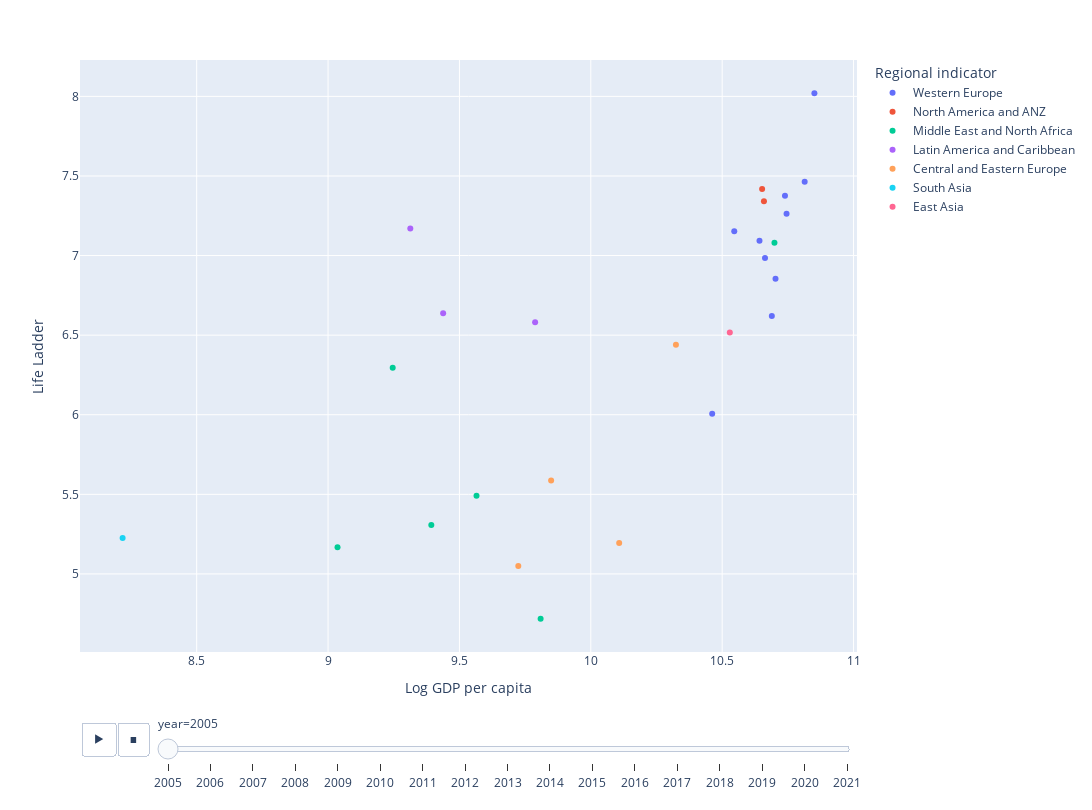

Notebook code cell kept with this figure:
### Code cell
fig = px.scatter(df_merged.sort_values("year"),
                x="Log GDP per capita",
                y="Life Ladder",
                animation_frame="year",
                animation_group="Country name",
                color="Regional indicator",
                hover_name="Country name",
                size_max=60,
                width=1440,height=810)

fig.update_layout(title={
    "text": "Life Ladder and Log GDP per capita Comparison by Countries via Regions for each Year",
    "x":0.5,
    "xanchor": "center",
    "font": {"size": 20, "color": "white", "family": "Arial"}
})

### Figure 1 — Plotly figure (JSON) as saved in the notebook; plotly's stock layout.template omitted (floating-point values rounded to 4 significant figures)
{"data": [{"hovertemplate": "<b>%{hovertext}</b><br><br>Regional indicator=Western Europe<br>year=2005<br>Log GDP per capita=%{x}<br>Life Ladder=%{y}<extra></extra>", "hovertext": ["Spain", "France", "Belgium", "Sweden", "Italy", "Germany", "Denmark", "Greece", "United Kingdom", "Netherlands"], "ids": ["Spain", "France", "Belgium", "Sweden", "Italy", "Germany", "Denmark", "Greece", "United Kingdom", "Netherlands"], "legendgroup": "Western Europe", "marker": {"color": "#636efa", "symbol": "circle"}, "mode": "markers", "name": "Western Europe", "orientation": "v", "showlegend": true, "type": "scatter", "x": [10.55, 10.64, 10.74, 10.74, 10.7, 10.69, 10.85, 10.46, 10.66, 10.81], "xaxis": "x", "y": [7.153, 7.093, 7.262, 7.376, 6.854, 6.62, 8.019, 6.006, 6.984, 7.464], "yaxis": "y"}, {"hovertemplate": "<b>%{hovertext}</b><br><br>Regional indicator=North America and ANZ<br>year=2005<br>Log GDP per capita=%{x}<br>Life Ladder=%{y}<extra></extra>", "hovertext": ["Canada", "Australia"], "ids": ["Canada", "Australia"], "legendgroup": "North America and ANZ", "marker": {"color": "#EF553B", "symbol": "circle"}, "mode": "markers", "name": "North America and ANZ", "orientation": "v", "showlegend": true, "type": "scatter", "x": [10.65, 10.66], "xaxis": "x", "y": [7.418, 7.341], "yaxis": "y"}, {"hovertemplate": "<b>%{hovertext}</b><br><br>Regional indicator=Middle East and North Africa<br>year=2005<br>Log GDP per capita=%{x}<br>Life Ladder=%{y}<extra></extra>", "hovertext": ["Lebanon", "Iran", "Türkiye", "Egypt", "Saudi Arabia", "Jordan"], "ids": ["Lebanon", "Iran", "Türkiye", "Egypt", "Saudi Arabia", "Jordan"], "legendgroup": "Middle East and North Africa", "marker": {"color": "#00cc96", "symbol": "circle"}, "mode": "markers", "name": "Middle East and North Africa", "orientation": "v", "showlegend": true, "type": "scatter", "x": [9.565, 9.393, 9.809, 9.036, 10.7, 9.246], "xaxis": "x", "y": [5.491, 5.308, 4.719, 5.168, 7.08, 6.295], "yaxis": "y"}, {"hovertemplate": "<b>%{hovertext}</b><br><br>Regional indicator=Latin America and Caribbean<br>year=2005<br>Log GDP per capita=%{x}<br>Life Ladder=%{y}<extra></extra>", "hovertext": ["Venezuela", "Mexico", "Brazil"], "ids": ["Venezuela", "Mexico", "Brazil"], "legendgroup": "Latin America and Caribbean", "marker": {"color": "#ab63fa", "symbol": "circle"}, "mode": "markers", "name": "Latin America and Caribbean", "orientation": "v", "showlegend": true, "type": "scatter", "x": [9.313, 9.788, 9.438], "xaxis": "x", "y": [7.17, 6.581, 6.637], "yaxis": "y"}, {"hovertemplate": "<b>%{hovertext}</b><br><br>Regional indicator=Central and Eastern Europe<br>year=2005<br>Log GDP per capita=%{x}<br>Life Ladder=%{y}<extra></extra>", "hovertext": ["Romania", "Czech Republic", "Hungary", "Poland"], "ids": ["Romania", "Czech Republic", "Hungary", "Poland"], "legendgroup": "Central and Eastern Europe", "marker": {"color": "#FFA15A", "symbol": "circle"}, "mode": "markers", "name": "Central and Eastern Europe", "orientation": "v", "showlegend": true, "type": "scatter", "x": [9.724, 10.32, 10.11, 9.849], "xaxis": "x", "y": [5.049, 6.439, 5.194, 5.587], "yaxis": "y"}, {"hovertemplate": "<b>%{hovertext}</b><br><br>Regional indicator=South Asia<br>year=2005<br>Log GDP per capita=%{x}<br>Life Ladder=%{y}<extra></extra>", "hovertext": ["Pakistan"], "ids": ["Pakistan"], "legendgroup": "South Asia", "marker": {"color": "#19d3f3", "symbol": "circle"}, "mode": "markers", "name": "South Asia", "orientation": "v", "showlegend": true, "type": "scatter", "x": [8.218], "xaxis": "x", "y": [5.225], "yaxis": "y"}, {"hovertemplate": "<b>%{hovertext}</b><br><br>Regional indicator=East Asia<br>year=2005<br>Log GDP per capita=%{x}<br>Life Ladder=%{y}<extra></extra>", "hovertext": ["Japan"], "ids": ["Japan"], "legendgroup": "East Asia", "marker": {"color": "#FF6692", "symbol": "circle"}, "mode": "markers", "name": "East Asia", "orientation": "v", "showlegend": true, "type": "scatter", "x": [10.53], "xaxis": "x", "y": [6.516], "yaxis": "y"}], "layout": {"height": 810, "legend": {"title": {"text": "Regional indicator"}, "tracegroupgap": 0}, "margin": {"t": 60}, "sliders": [{"active": 0, "currentvalue": {"prefix": "year="}, "len": 0.9, "pad": {"b": 10, "t": 60}, "steps": [{"args": [["2005"], {"frame": {"duration": 0, "redraw": false}, "fromcurrent": true, "mode": "immediate", "transition": {"duration": 0, "easing": "linear"}}], "label": "2005", "method": "animate"}, {"args": [["2006"], {"frame": {"duration": 0, "redraw": false}, "fromcurrent": true, "mode": "immediate", "transition": {"duration": 0, "easing": "linear"}}], "label": "2006", "method": "animate"}, {"args": [["2007"], {"frame": {"duration": 0, "redraw": false}, "fromcurrent": true, "mode": "immediate", "transition": {"duration": 0, "easing": "linear"}}], "label": "2007", "method": "animate"}, {"args": [["2008"], {"frame": {"duration": 0, "redraw": false}, "fromcurrent": true, "mode": "immediate", "transition": {"duration": 0, "easing": "linear"}}], "label": "2008", "method": "animate"}, {"args": [["2009"], {"frame": {"duration": 0, "redraw": false}, "fromcurrent": true, "mode": "immediate", "transition": {"duration": 0, "easing": "linear"}}], "label": "2009", "method": "animate"}, {"args": [["2010"], {"frame": {"duration": 0, "redraw": false}, "fromcurrent": true, "mode": "immediate", "transition": {"duration": 0, "easing": "linear"}}], "label": "2010", "method": "animate"}, {"args": [["2011"], {"frame": {"duration": 0, "redraw": false}, "fromcurrent": true, "mode": "immediate", "transition": {"duration": 0, "easing": "linear"}}], "label": "2011", "method": "animate"}, {"args": [["2012"], {"frame": {"duration": 0, "redraw": false}, "fromcurrent": true, "mode": "immediate", "transition": {"duration": 0, "easing": "linear"}}], "label": "2012", "method": "animate"}, {"args": [["2013"], {"frame": {"duration": 0, "redraw": false}, "fromcurrent": true, "mode": "immediate", "transition": {"duration": 0, "easing": "linear"}}], "label": "2013", "method": "animate"}, {"args": [["2014"], {"frame": {"duration": 0, "redraw": false}, "fromcurrent": true, "mode": "immediate", "transition": {"duration": 0, "easing": "linear"}}], "label": "2014", "method": "animate"}, {"args": [["2015"], {"frame": {"duration": 0, "redraw": false}, "fromcurrent": true, "mode": "immediate", "transition": {"duration": 0, "easing": "linear"}}], "label": "2015", "method": "animate"}, {"args": [["2016"], {"frame": {"duration": 0, "redraw": false}, "fromcurrent": true, "mode": "immediate", "transition": {"duration": 0, "easing": "linear"}}], "label": "2016", "method": "animate"}, {"args": [["2017"], {"frame": {"duration": 0, "redraw": false}, "fromcurrent": true, "mode": "immediate", "transition": {"duration": 0, "easing": "linear"}}], "label": "2017", "method": "animate"}, {"args": [["2018"], {"frame": {"duration": 0, "redraw": false}, "fromcurrent": true, "mode": "immediate", "transition": {"duration": 0, "easing": "linear"}}], "label": "2018", "method": "animate"}, {"args": [["2019"], {"frame": {"duration": 0, "redraw": false}, "fromcurrent": true, "mode": "immediate", "transition": {"duration": 0, "easing": "linear"}}], "label": "2019", "method": "animate"}, {"args": [["2020"], {"frame": {"duration": 0, "redraw": false}, "fromcurrent": true, "mode": "immediate", "transition": {"duration": 0, "easing": "linear"}}], "label": "2020", "method": "animate"}, {"args": [["2021"], {"frame": {"duration": 0, "redraw": false}, "fromcurrent": true, "mode": "immediate", "transition": {"duration": 0, "easing": "linear"}}], "label": "2021", "method": "animate"}], "x": 0.1, "xanchor": "left", "y": 0, "yanchor": "top"}], "title": {"font": {"color": "white", "family": "Arial", "size": 20}, "text": "Life Ladder and Log GDP per capita Comparison by Countries via Regions for each Year", "x": 0.5, "xanchor": "center"}, "updatemenus": [{"buttons": [{"args": [null, {"frame": {"duration": 500, "redraw": false}, "fromcurrent": true, "mode": "immediate", "transition": {"duration": 500, "easing": "linear"}}], "label": "&#9654;", "method": "animate"}, {"args": [[null], {"frame": {"duration": 0, "redraw": false}, "fromcurrent": true, "mode": "immediate", "transition": {"duration": 0, "easing": "linear"}}], "label": "&#9724;", "method": "animate"}], "direction": "left", "pad": {"r": 10, "t": 70}, "showactive": false, "type": "buttons", "x": 0.1, "xanchor": "right", "y": 0, "yanchor": "top"}], "width": 1440, "xaxis": {"anchor": "y", "autorange": true, "domain": [0, 1], "range": [8.061, 11.01], "title": {"text": "Log GDP per capita"}, "type": "linear"}, "yaxis": {"anchor": "x", "autorange": true, "domain": [0, 1], "range": [4.509, 8.229], "title": {"text": "Life Ladder"}, "type": "linear"}}}
